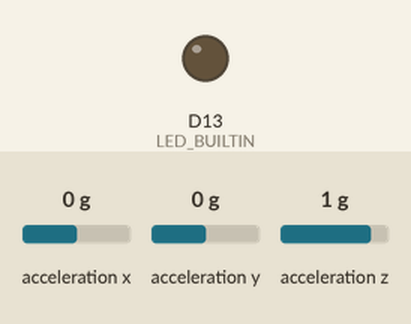
Simulated run of this sketch. Board: Arduino Nano 33 IoT. On the bench: output pins drawn as LEDs (lit = HIGH). Inputs (shaded band) come from the test bench; at power-on: acceleration x 0 g, acceleration y 0 g, acceleration z 1 g. WiFi joins after 1.5 s; servers stay silent unless stated; no MQTT or app messages arrive unless stated; not simulated (calls return 0 or success): arduino_secrets.h; names the files do not define were given values by the test bench: SECRET_MQTT_BROKER_PORT = 1883; what the sketch prints to the serial monitor is not drawn.

Above: at 5.6 s.
5.7 s: acceleration x set to 0.2 g
7.6 s: acceleration y set to 0.7 g
9.1 s: acceleration y set to 1 g
At 9.8 s:
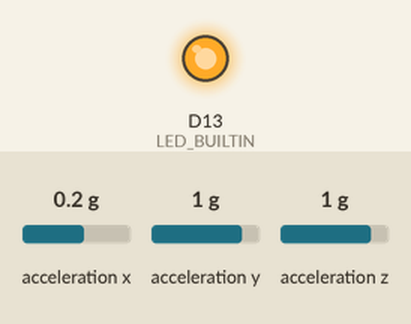
10.6 s: acceleration y set to -0.7 g
12.1 s: acceleration y set to -1 g
At 13.2 s:
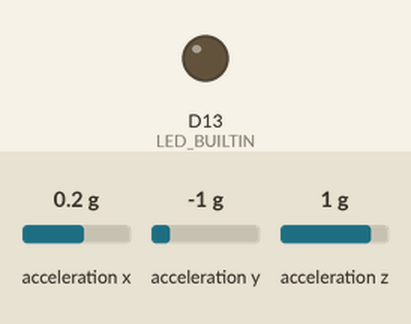
Timing chart, 0 to 14.6 s (numbered marks = the images above; inputs shaded):
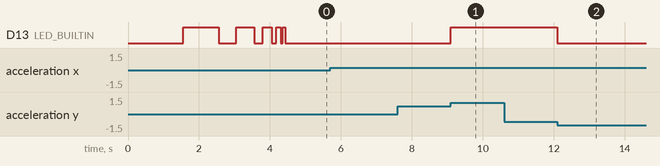

Measured:
- the behaviour switches between 0.8 and 0.9 g on acceleration y (found by bisection; images 0 and 1)
- the behaviour switches between -0.8 and -0.9 g on acceleration y (found by bisection; images 1 and 2)
- after the input at 9.1 s, D13 (LED_BUILTIN): LOW → HIGH at once
- after the input at 12.1 s, D13 (LED_BUILTIN): HIGH → LOW at once

The sketch:

ha_arduino_3dmove_dimmer.ino
```cpp
/*
  Proof of concept taking code from the Arduino Examples:

  - ArduinoMqttClient - WiFi Simple Sender
  - Arduino LSM6DS3 - Simple Gyroscope
  - Arduino LSM6DS3 - Simple Accelerometer

  --------------

  Probando una idea tomando código de los ejemplos de Arduino:

  - ArduinoMqttClient - WiFi Simple Sender
  - Arduino LSM6DS3 - Simple Gyroscope
  - Arduino LSM6DS3 - Simple Accelerometer

*/

#include <ArduinoMqttClient.h>
#if defined(ARDUINO_SAMD_MKRWIFI1010) || defined(ARDUINO_SAMD_NANO_33_IOT) || defined(ARDUINO_AVR_UNO_WIFI_REV2)
#include <WiFiNINA.h>
#elif defined(ARDUINO_SAMD_MKR1000)
#include <WiFi101.h>
#elif defined(ARDUINO_ESP8266_ESP12)
#include <ESP8266WiFi.h>
#endif

#include "arduino_secrets.h"
#include <Arduino_LSM6DS3.h>

char ssid[] = SECRET_SSID;
char pass[] = SECRET_PASS;

WiFiClient wifiClient;
MqttClient mqttClient(wifiClient);

const char broker[] = SECRET_MQTT_BROKER_IP;
int        port     = SECRET_MQTT_BROKER_PORT;
const char topic[]  = "arduino/accelerator";

const long interval = 100;
unsigned long previousMillis = 0;

bool switchLocked = true;
const long lockInterval = 2000;
unsigned long lockMillis = 0;
const int lockSwitchAngle = 80;

void setup() {
  Serial.begin(9600);

  pinMode(LED_BUILTIN, OUTPUT);

  Serial.print("Connecting to ");
  Serial.println(ssid);
  while (WiFi.begin(ssid, pass) != WL_CONNECTED) {
    Serial.print(".");
    delay(5000);
  }

  Serial.print("Attempting to connect to the MQTT broker: ");
  Serial.println(broker);

  if (!mqttClient.connect(broker, port)) {
    Serial.print("MQTT connection failed! Error code = ");
    Serial.println(mqttClient.connectError());

    while (1);
  }

  if (!IMU.begin()) {
    Serial.println("Failed to initialize IMU!");
    halt();
  }

  Serial.print("Accelerometer sample rate = ");
  Serial.print(IMU.accelerationSampleRate());
  Serial.println(" Hz");
  Serial.println();
  Serial.println("Acceleration in G's");
  Serial.println("X\tY\tZ");

  Serial.print("Gyroscope sample rate = ");
  Serial.print(IMU.gyroscopeSampleRate());
  Serial.println(" Hz");
  Serial.println();
  Serial.println("Gyroscope in degrees/second");
  Serial.println("X\tY\tZ");

  signalReady();
}

void halt() {
  while(1) {
    digitalWrite(LED_BUILTIN, HIGH);
    delay(200);
    digitalWrite(LED_BUILTIN, LOW);
    delay(100);
  }
}

// just to indicate system readiness, we blink the led a few times with increased frequency
void signalReady() {
  for (int countdown = 1000; countdown > 50;) {
    digitalWrite(LED_BUILTIN, HIGH);
    delay(countdown);
    digitalWrite(LED_BUILTIN, LOW);
    countdown = countdown / 2;
    delay(countdown);
  }

}

void loop() {
  // call poll() regularly to allow the library to send MQTT keep alives which
  // avoids being disconnected by the broker
  mqttClient.poll();

  unsigned long currentMillis = millis();

  // if we are in the period lockInterval we ignore the sensors
  if (lockMillis > 0 && (currentMillis - lockMillis >= lockInterval)) {
    lockMillis = 0;

  } else if (lockMillis > 0) {
    return;
  }

  // using the gyroscope
  //  if (!switchLocked) {
  //    float x, y, z;
  //    if (IMU.gyroscopeAvailable()) {
  //      IMU.readGyroscope(x, y, z);
  //      //    Serial.print(x);
  //      //    Serial.print('\t');
  //      //    Serial.println(y);
  //      //    Serial.print('\t');
  //      //    Serial.println(z);
  //    }
  //
  //    if (currentMillis - previousMillis >= interval) {
  //      previousMillis = currentMillis;
  //      if (y < -50) {
  //        mqttClient.beginMessage(topic);
  //        mqttClient.print("D");
  //        mqttClient.endMessage();
  //      }
  //
  //      if (y >= 50) {
  //        mqttClient.beginMessage(topic);
  //        mqttClient.print("U");
  //        mqttClient.endMessage();
  //
  //      }
  //    }
  //  }


  if (lockMillis == 0 && IMU.accelerationAvailable()) {
    int degreesX, degreesY = 0;

    float ax, ay, az;
    IMU.readAcceleration(ax, ay, az);
    if (ax > 0.1) {
      ax = 100 * ax;
      degreesX = map(ax, 0, 97, 0, 90);
      Serial.print("DOWN:");
      Serial.println(degreesX);
      if (!switchLocked) {
        if (currentMillis - previousMillis >= interval) {
          previousMillis = currentMillis;
          if (degreesX > 20) {
            mqttClient.beginMessage(topic);
            mqttClient.print("D");
            mqttClient.endMessage();
          }
        }
      }
    }
    if (ax < -0.1) {
      ax =  100 * ax;
      degreesX = map(ax, 0, -100, 0, 90);
//      Serial.print("UP:");
//      Serial.println(degreesX);
      if (!switchLocked) {
        if (currentMillis - previousMillis >= interval) {
          previousMillis = currentMillis;
          if (degreesX > 20) {
            mqttClient.beginMessage(topic);
            mqttClient.print("U");
            mqttClient.endMessage();
          }
        }
      }

    }

    if (ay > 0.1) {
      ay = 100 * ay;
      degreesY = map(ay, 0, 97, 0, 90);
//      Serial.print("LEFT:");
//      Serial.println(degreesY);
      if (degreesY > lockSwitchAngle) {
        switchLocked = false;
        digitalWrite(LED_BUILTIN, HIGH);
      }
    } else if (ay < -0.1) {
      ay =  100 * ay;
      degreesY = map(ay, 0, -100, 0, 90);
//      Serial.print("RIGHT:");
//      Serial.println(degreesY);
      if (!switchLocked) {
        if (degreesY > lockSwitchAngle) {
          switchLocked = true;
          digitalWrite(LED_BUILTIN, LOW);
        }
      }
    }

  }
}
```
